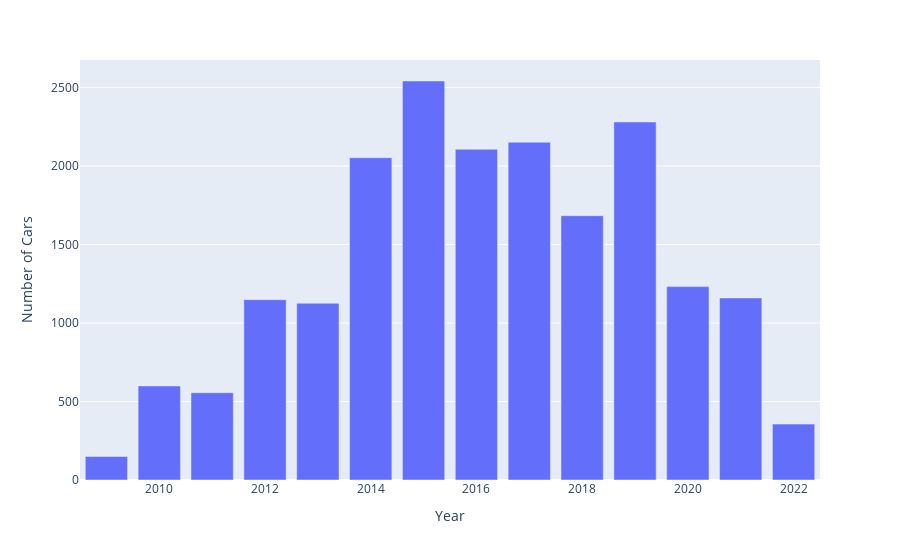

Write notebook code for a chart like this one.
### Markdown cell above
# Data Visualization

### Code cell
Year = data['Year'].value_counts() #Looking at the most popular brand in chart form
fig = px.bar(x=Year.index, y=Year.values, labels={'x':'Year', 'y':'Number of Cars'})
fig.show()

### Figure 1 — Plotly figure (JSON) as saved in the notebook; plotly's stock layout.template omitted (floating-point values rounded to 4 significant figures)
{"data": [{"alignmentgroup": "True", "hovertemplate": "Year=%{x}<br>Number of Cars=%{y}<extra></extra>", "legendgroup": "", "marker": {"color": "#636efa", "pattern": {"shape": ""}}, "name": "", "offsetgroup": "", "orientation": "v", "showlegend": false, "textposition": "auto", "type": "bar", "x": [2015, 2019, 2017, 2016, 2014, 2018, 2020, 2021, 2012, 2013, 2010, 2011, 2022, 2009], "xaxis": "x", "y": [2542, 2281, 2152, 2107, 2053, 1684, 1232, 1160, 1149, 1126, 599, 556, 356, 150], "yaxis": "y"}], "layout": {"barmode": "relative", "legend": {"tracegroupgap": 0}, "margin": {"t": 60}, "xaxis": {"anchor": "y", "domain": [0, 1], "title": {"text": "Year"}}, "yaxis": {"anchor": "x", "domain": [0, 1], "title": {"text": "Number of Cars"}}}}
